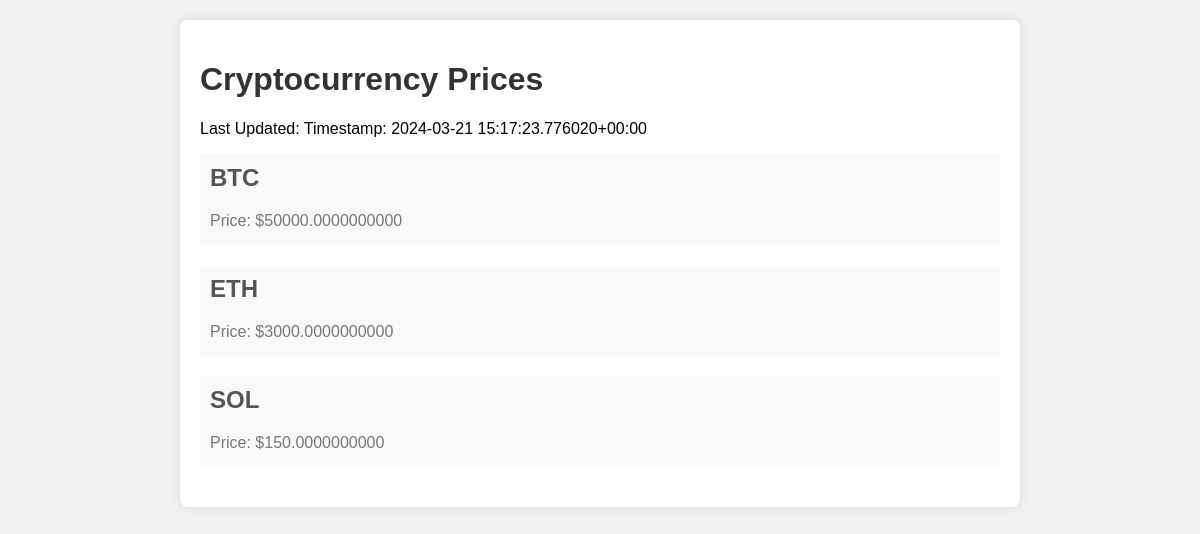
Before: / with the older database file.
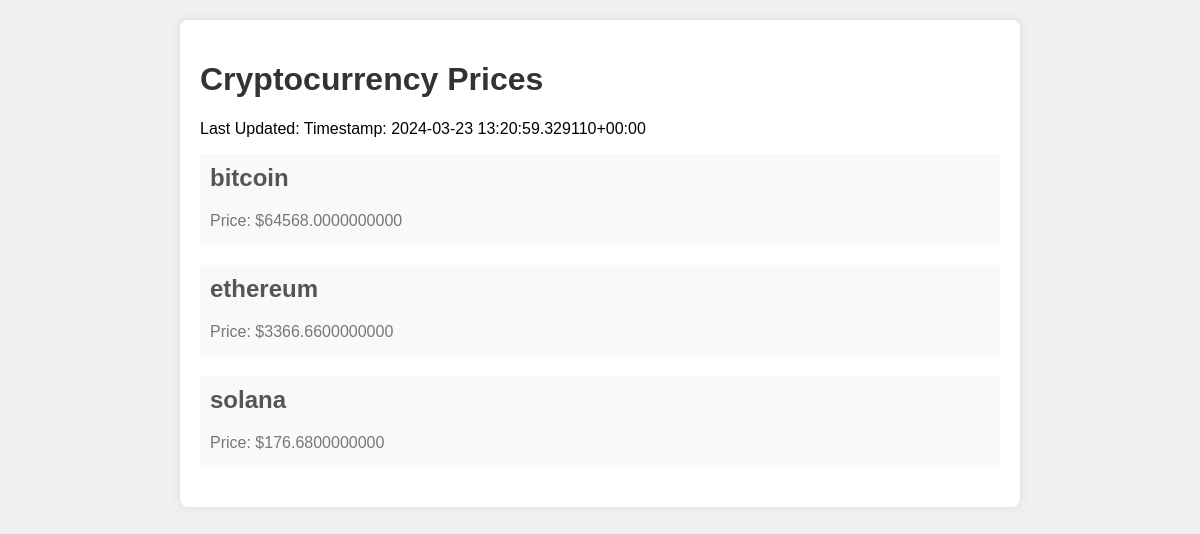
After: the same page with the newer database file.
### crypto_prices/models.py (models this page shows, shortened)
class CryptoPrice(models.Model):
    timestamp = models.DateTimeField(auto_now_add=True)
    def __str__(self):
        return f"Timestamp: {self.timestamp}"

class Currency(models.Model):
    crypto_prices = models.ForeignKey(CryptoPrice, on_delete=models.CASCADE)
    name = models.CharField(max_length=4)
    value = models.DecimalField(max_digits=20, decimal_places=10)

### crypto_prices/views.py (the view)
# urls.py: path('', crypto_views.display_prices, name='display_prices'),
def display_prices(request):
    last_updated = CryptoPrice.objects.latest('timestamp')
    currencies = Currency.objects.filter(crypto_prices=last_updated)
    print(last_updated)
    return render(request, 'prices.html', {'last_updated': last_updated,
                                           'currencies': currencies, })

### crypto_prices/templates/prices.html (shortened to what this page needs)
<!DOCTYPE html>
<html lang="en">
  <head>
  </head>
  <body>
    <div class="container">
      <h1>Cryptocurrency Prices</h1>
      <p>Last Updated: {{ last_updated }}</p>
      <div id="crypto-prices">
        {% for currency in currencies %}
        <div class="currency">
          <h2>{{ currency.name }}</h2>
          <p>Price: ${{ currency.value }}</p>
        </div>
        {% endfor %}
      </div>
    </div>
  </body>
</html>

Changed rows visible on the page:
no longer on this page (row unchanged): CryptoPrice: timestamp "Timestamp: 2024-03-21 15:17:23.776020+00:00"
no longer on this page (row unchanged): Currency: name "BTC", value "50000.0000000000"
no longer on this page (row unchanged): Currency: name "ETH", value "3000.0000000000"
no longer on this page (row unchanged): Currency: name "SOL", value "150.0000000000"
added CryptoPrice: timestamp "Timestamp: 2024-03-23 13:20:59.329110+00:00"
added Currency: name "bitcoin", value "64568.0000000000"
added Currency: name "ethereum", value "3366.6600000000"
added Currency: name "solana", value "176.6800000000"
